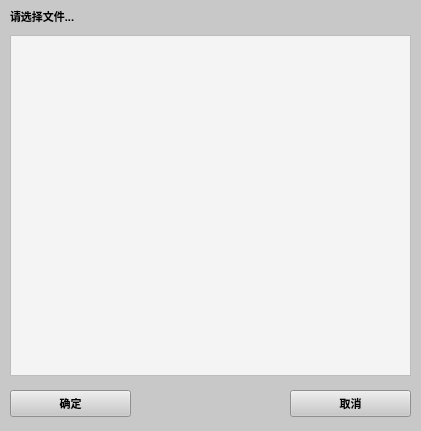
   <widget class="QWidget" name="widget_fileList" native="true">
    <property name="geometry">
     <rect>
      <x>130</x>
      <y>110</y>
      <width>421</width>
      <height>431</height>
     </rect>
    </property>
    <property name="styleSheet">
     <string notr="true">QWidget{background:rgb(200,200,200)}</string>
    </property>
    <widget class="QScrollArea" name="scrollArea">
     <property name="geometry">
      <rect>
       <x>10</x>
       <y>35</y>
       <width>401</width>
       <height>341</height>
      </rect>
     </property>
     <property name="font">
      <font>
       <pointsize>8</pointsize>
      </font>
     </property>
     <property name="styleSheet">
      <string notr="true">QWidget{background:rgb(244,244,244)}</string>
     </property>
     <property name="widgetResizable">
      <bool>true</bool>
     </property>
     <widget class="QWidget" name="scrollAreaWidgetContents">
      <property name="geometry">
       <rect>
        <x>0</x>
        <y>0</y>
        <width>397</width>
        <height>337</height>
       </rect>
      </property>
     </widget>
    </widget>
    <widget class="QLabel" name="label_9">
     <property name="geometry">
      <rect>
       <x>10</x>
       <y>6</y>
       <width>181</width>
       <height>21</height>
      </rect>
     </property>
     <property name="font">
      <font>
       <pointsize>8</pointsize>
       <weight>75</weight>
       <bold>true</bold>
      </font>
     </property>
     <property name="styleSheet">
      <string notr="true">QWidget{border:none}</string>
     </property>
     <property name="text">
      <string>请选择文件...</string>
     </property>
    </widget>
    <widget class="QPushButton" name="pushButton_selectFile">
     <property name="geometry">
      <rect>
       <x>10</x>
       <y>390</y>
       <width>121</width>
       <height>27</height>
      </rect>
     </property>
     <property name="font">
      <font>
       <family>Ubuntu</family>
       <pointsize>8</pointsize>
       <weight>75</weight>
       <bold>true</bold>
      </font>
     </property>
     <property name="styleSheet">
      <string notr="true">QWidget:pressed{border:1px inset rgb(180,180,180)}</string>
     </property>
     <property name="text">
      <string>确定</string>
     </property>
    </widget>
    <widget class="QPushButton" name="pushButton_cancelSelect">
     <property name="geometry">
      <rect>
       <x>290</x>
       <y>390</y>
       <width>121</width>
       <height>27</height>
      </rect>
     </property>
     <property name="font">
      <font>
       <family>Ubuntu</family>
       <pointsize>8</pointsize>
       <weight>75</weight>
       <bold>true</bold>
      </font>
     </property>
     <property name="styleSheet">
      <string notr="true">QWidget:pressed{border:1px inset rgb(180,180,180)}</string>
     </property>
     <property name="text">
      <string>取消</string>
     </property>
    </widget>
   </widget>
